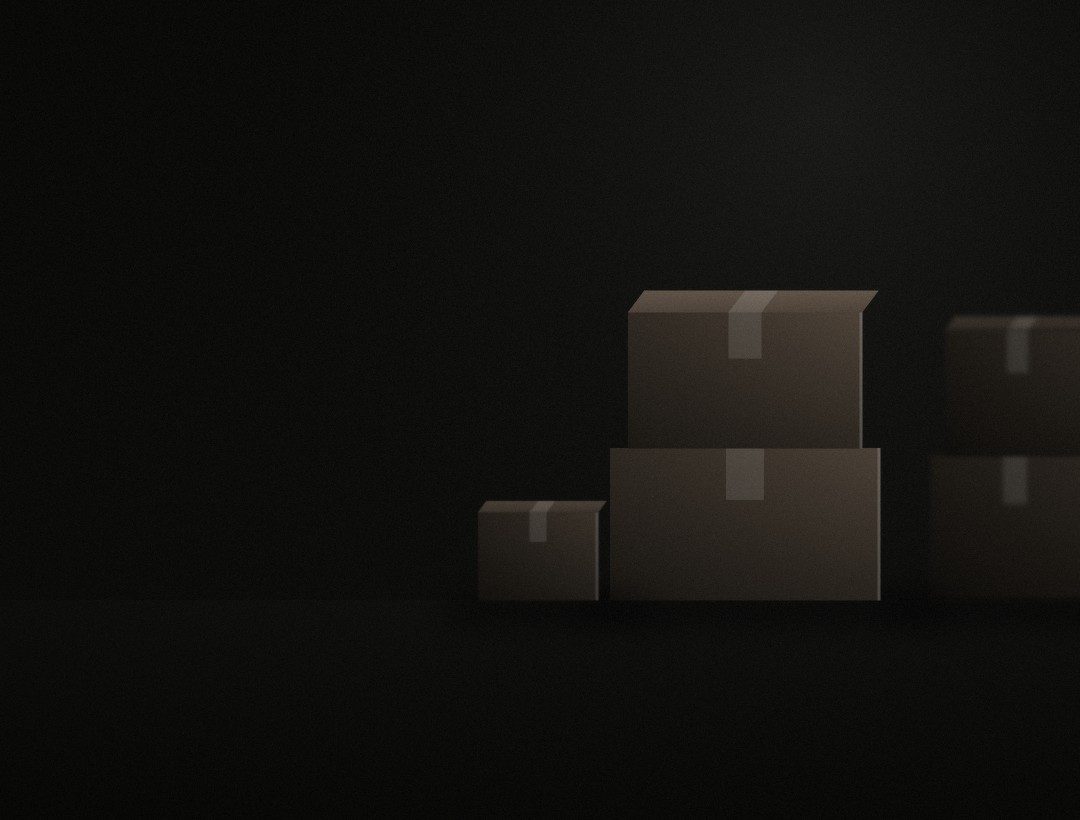

Write the Python code that produced this figure.
# Genera foto-ejemplo.jpg: la imagen de muestra del slot «foto» de La trastienda.
# Uso: python3 pieces/redes/plantillas/trastienda/foto-ejemplo.py   (Pillow y numpy; semilla fija).
#
# No es una foto ni la hizo una IA: es un dibujo por script que ocupa el lugar de la foto, con lo que
# la foto tiene que cumplir. Oscura y quieta, luz neutra desde arriba a la derecha, cajas de cartón
# sin imprimir, el tercio de arriba a la izquierda casi negro (ahí va el texto), sin personas, sin
# marcas ni logos, sin amarillo ni azul. El fundido de abajo lo pone el CSS, no la imagen.
from pathlib import Path

import numpy as np
from PIL import Image, ImageDraw, ImageFilter

WIDTH, HEIGHT = 1080, 820
SCALE = 2  # las formas se dibujan al doble y se reducen, para que el borde no salga dentado
FLOOR_Y = 600
generator = np.random.default_rng(20261010)

columns = np.arange(WIDTH)[None, :]
rows = np.arange(HEIGHT)[:, None]


def rgb(hex_color: str) -> np.ndarray:
    return np.array([int(hex_color[i : i + 2], 16) for i in (1, 3, 5)], dtype=float)


def vertical_gradient(top: str, bottom: str, start: float, end: float) -> np.ndarray:
    progress = np.clip((rows - start) / (end - start), 0, 1)[..., None]
    return (rgb(top) * (1 - progress) + rgb(bottom) * progress) * np.ones((1, WIDTH, 1))


def polygon_mask(points: list[tuple[float, float]], blur: float = 0) -> np.ndarray:
    mask = Image.new("L", (WIDTH * SCALE, HEIGHT * SCALE), 0)
    ImageDraw.Draw(mask).polygon([(x * SCALE, y * SCALE) for x, y in points], fill=255)
    mask = mask.resize((WIDTH, HEIGHT), Image.LANCZOS)
    if blur:
        mask = mask.filter(ImageFilter.GaussianBlur(blur))
    return np.asarray(mask, dtype=float)[..., None] / 255


def paint(image: np.ndarray, mask: np.ndarray, color: np.ndarray) -> np.ndarray:
    return image * (1 - mask) + color * mask


def light_falloff(center_x: float, center_y: float, radius: float, strength: float) -> np.ndarray:
    distance = np.hypot(columns - center_x, rows - center_y) / radius
    return (strength * np.clip(1 - distance, 0, 1) ** 2)[..., None]


# La pared y el piso: casi negro, con la luz del softbox arriba a la derecha.
image = vertical_gradient("#0c0c0b", "#0e0e0d", 0, FLOOR_Y)
floor = vertical_gradient("#111110", "#0b0b0a", FLOOR_Y, HEIGHT)
image = np.where((rows >= FLOOR_Y)[..., None], floor, image)
image = image + 255 * light_falloff(820, 120, 620, 0.055)


def box(image: np.ndarray, left: float, top: float, right: float, bottom: float, lid: bool, shade: float, blur: float = 0) -> np.ndarray:
    """Una caja de cartón vista de frente; con lid, también se ve la tapa con la luz encima."""
    face = vertical_gradient("#4a4036", "#2a251f", top, bottom) * shade
    face = face * (0.62 + 0.38 * np.clip((columns - left) / (right - left), 0, 1))[..., None]
    image = paint(image, polygon_mask([(left, top), (right, top), (right, bottom), (left, bottom)], blur), face)
    tape_left = left + (right - left) * 0.43
    tape_right = left + (right - left) * 0.57
    tape_mask = polygon_mask([(tape_left, top), (tape_right, top), (tape_right, top + (bottom - top) * 0.34), (tape_left, top + (bottom - top) * 0.34)], blur)
    image = paint(image, tape_mask * 0.10, np.full(3, 255.0))
    edge_mask = polygon_mask([(right - 2.5, top), (right, top), (right, bottom), (right - 2.5, bottom)], blur)
    image = paint(image, edge_mask * 0.16 * shade, np.full(3, 255.0))
    if not lid:
        return image
    depth_x, depth_y = (right - left) * 0.07, (right - left) * 0.09
    lid_points = [(left, top), (right, top), (right + depth_x, top - depth_y), (left + depth_x, top - depth_y)]
    lid_color = vertical_gradient("#5c5045", "#4a4037", top - depth_y, top) * shade
    image = paint(image, polygon_mask(lid_points, blur), lid_color)
    lid_tape = [(tape_left, top), (tape_right, top), (tape_right + depth_x, top - depth_y), (tape_left + depth_x, top - depth_y)]
    return paint(image, polygon_mask(lid_tape, blur) * 0.12, np.full(3, 255.0))


def contact_shadow(image: np.ndarray, left: float, right: float) -> np.ndarray:
    mask = polygon_mask([(left - 10, FLOOR_Y - 4), (right + 30, FLOOR_Y - 4), (right + 60, FLOOR_Y + 22), (left - 30, FLOOR_Y + 22)], blur=14)
    return paint(image, mask * 0.7, rgb("#050505"))


# La pila del fondo, más chica, más oscura y fuera de foco; adelante, la pila principal y una caja baja.
image = contact_shadow(image, 905, 1080)
image = box(image, 930, 455, 1100, 598, lid=False, shade=0.62, blur=2.4)
image = box(image, 945, 330, 1090, 455, lid=True, shade=0.62, blur=2.4)
image = contact_shadow(image, 600, 900)
image = box(image, 610, 448, 880, 600, lid=False, shade=1.0)
image = box(image, 628, 312, 862, 448, lid=True, shade=1.04)
image = contact_shadow(image, 470, 600)
image = box(image, 478, 512, 598, 600, lid=True, shade=0.8, blur=0.6)

# El grano de la foto y la caída de la luz en las esquinas.
image = image + generator.normal(0, 2.2, (HEIGHT, WIDTH, 1))
vignette = 1 - 0.35 * np.clip(np.hypot((columns - 760) / 900, (rows - 260) / 700) - 0.35, 0, 1)
image = image * vignette[..., None]

output_path = Path(__file__).with_name("foto-ejemplo.jpg")
Image.fromarray(np.clip(image, 0, 255).round().astype(np.uint8), "RGB").save(output_path, quality=90, optimize=True)
print(output_path)
